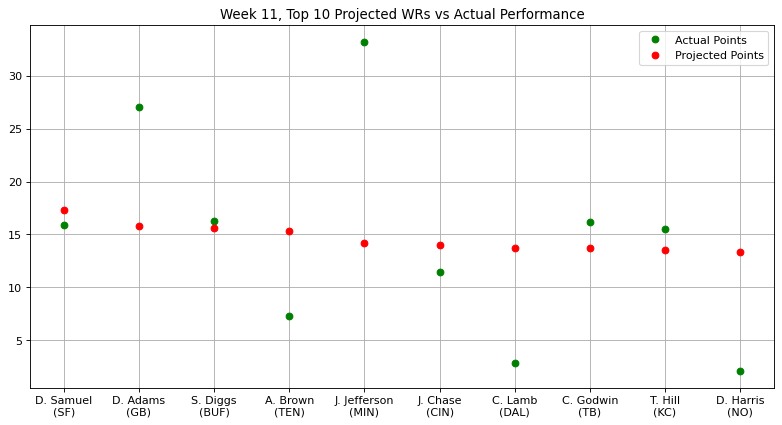

Write the Python code that produced this figure.
# Stats provided by NFL Fantasy
# Week 11, Top 10 Projected WRs vs Actual Performance

import matplotlib.pyplot as plt
import numpy as np
from matplotlib.pyplot import figure
figure(figsize=(12, 6), dpi=80)

actualPoints = np.array([15.90,27.00,16.30,7.30,33.20,11.50,2.90,16.20,15.50,2.10])
projPoints = np.array([17.29,15.80,15.63,15.34,14.15,14.00,13.77,13.73,13.50,13.33])
players = np.array(["D. Samuel\n(SF)","D. Adams\n(GB)","S. Diggs\n(BUF)","A. Brown\n(TEN)",
                    "J. Jefferson\n(MIN)","J. Chase\n(CIN)","C. Lamb\n(DAL)","C. Godwin\n(TB)",
                    "T. Hill\n(KC)","D. Harris\n(NO)"])

plt.plot(players, actualPoints, 'o', c = 'g', label = 'Actual Points', ms = 6)
plt.plot(projPoints, 'o', c = 'r', label = 'Projected Points', ms = 6)
plt.title("Week 11, Top 10 Projected WRs vs Actual Performance")
plt.legend()
plt.grid()
plt.show()
